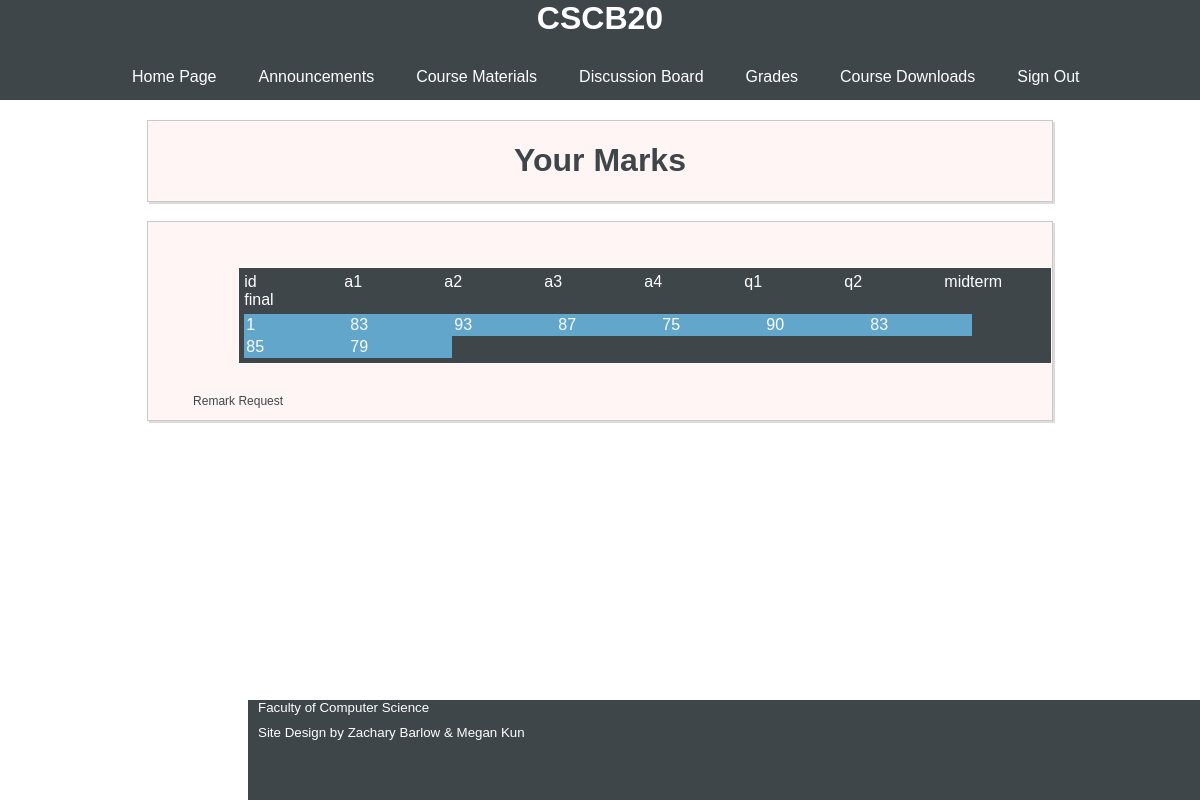
/grades.php (signed in), run on the app's committed database.
### tables this page shows
CREATE TABLE `grades` (
  `id` int(11) DEFAULT NULL,
  `a1` double DEFAULT NULL,
  `a2` double DEFAULT NULL,
  `a3` double DEFAULT NULL,
  `a4` double DEFAULT NULL,
  `q1` double DEFAULT NULL,
  `q2` double DEFAULT NULL,
  `midterm` double DEFAULT NULL,
  `final` double DEFAULT NULL
);

### session.php (called while the page is built, shortened)
<?php
   include('config.php');
   $user_check = $_SESSION['login_user'];
   $ses_sql = mysqli_query($db,"select username from users where username = '$user_check' ");
   $row = mysqli_fetch_array($ses_sql,MYSQLI_ASSOC);
   $login_session = $row['username'];
?>

### grades.php (the view, shortened to what this page needs)
<?php
  include("session.php");
 ?>
 <html>
 <head>
   <link type="text/css" href="style.css" rel="stylesheet">
 </head>
 <body>
   <div class="header">
     <h1>CSCB20</h1>
     <ul class="links">
       <li><a href="index.php">Home Page</a></li>
       <li><a href="announcements.php">Announcements</a></li>
       <li class="dropdown"><a href="#">Course Materials</a>
       </li>
       <li><a href="https://piazza.com/class/jcpjjp5l4bywd">Discussion Board</a></li>
       <li class="dropdown"><a href="#">Grades</a>
       </li>
       <li><a href="CourseDownloads.php">Course Downloads</a></li>
       <li><a href = "logout.php">Sign Out</a></li>
     </ul>
   </div>
   <div class="main-sec">
     <div class="sub-sec">
       <h1>Your Marks</h1>
     </div>
     <div class="sub-sec">
      <?php
        $sql = "SHOW COLUMNS FROM grades";
        $result = mysqli_query($db,$sql);
        echo '<div style="display:table; width:auto;background-color:#3E464A; border:1px solid white;border-spacing:5px; color: white; margin-left:10%; margin-top: 5%;">';
        echo '<div style="display:table-row;width:auto;">';
        while($row = mysqli_fetch_array($result)){
            echo '<div style="display: table-column; float:left; width: 100px;">' . $row['Field']."</div>";
        }
        echo "</div>";
        $sql_id = "SELECT id FROM users WHERE username = '$login_session' ";
        $id_result = mysqli_query($db,$sql_id);
        $id = mysqli_fetch_array($id_result,MYSQLI_ASSOC);
        $sql_marks = "SELECT * FROM grades WHERE grades.id = $id[id]";
        $marks = mysqli_query($db,$sql_marks);
        $marks_row = mysqli_fetch_array($marks,MYSQLI_ASSOC);
        echo '<div style="display:table-row;width:auto;">';
        foreach ($marks_row as $key ) {
          echo '<div style="display: table-column; float:left; width: 100px; background-color: #62A6CB;padding:2px;">' . $key . '</div>';
        }
        echo '</div></div><br>';
      ?>
      <p><a href="RemarkRequest.php">Remark Request</a></p>
     </div>
       <div class="footer">
         <div style="text-align:left; padding-left:10px;"><a href="http://www.utsc.utoronto.ca/cms/computer-science-1"><small>Faculty of Computer Science</small></a></div>
         <div style="text-align:left; padding-left:10px; padding-top:10px;"><small>Site Design by Zachary Barlow & Megan Kun</small></div>
       </div>
   </div>
 </body>
 </html>

### style.css (style rules this page uses)
html { position: relative; min-height: 100%; }
a { text-decoration: none; color:#FFFFFF; }
body { width: auto; font-family: Verdana, Geneva, sans-serif; background: #FFFFFF; color: #3E464A; }
p { font-size: 12px; padding-left: 5%; padding-right: 5%; }
small { color: #FFFFFF; }
.header { width: 100%; height: 100px; background: #3E464A; color:#FFFFFF; left: 0; position: fixed; margin-bottom: 50px; top: 0; }
.header h1 { text-align: center; display: block; margin-top: 0px; }
.header .links li { display: inline-block; padding: 10px; float: left; margin-left: 2%; position: relative; border-radius: 4px; }
.header ul { margin-left: 5%; }
.footer { background-color: #3E464A; position: absolute; bottom: 0; height: 100px; width: 80%; margin-left: 10%; overflow:hidden; color: #62A6CB }
.main-sec { margin: 120px; }
.main-sec h1 { text-align: center; }
.main-sec a { color: #3E464A; }
.sub-sec { border: 0.2px solid #CACACA; box-shadow: 2px 2px #DDDBDB; background: #FFF5F5; margin: 2%; }

### data on the page
grades: id "1", a2 "93", a3 "87", a4 "75", q1 "90", midterm "85", final "79"

### other printed values
$row['Field'] "id"
$row['Field'] "a1"
$row['Field'] "a2"
$row['Field'] "a3"
$row['Field'] "a4"
$row['Field'] "q1"
$row['Field'] "q2"
$row['Field'] "midterm"
$row['Field'] "final"
$key "83"
